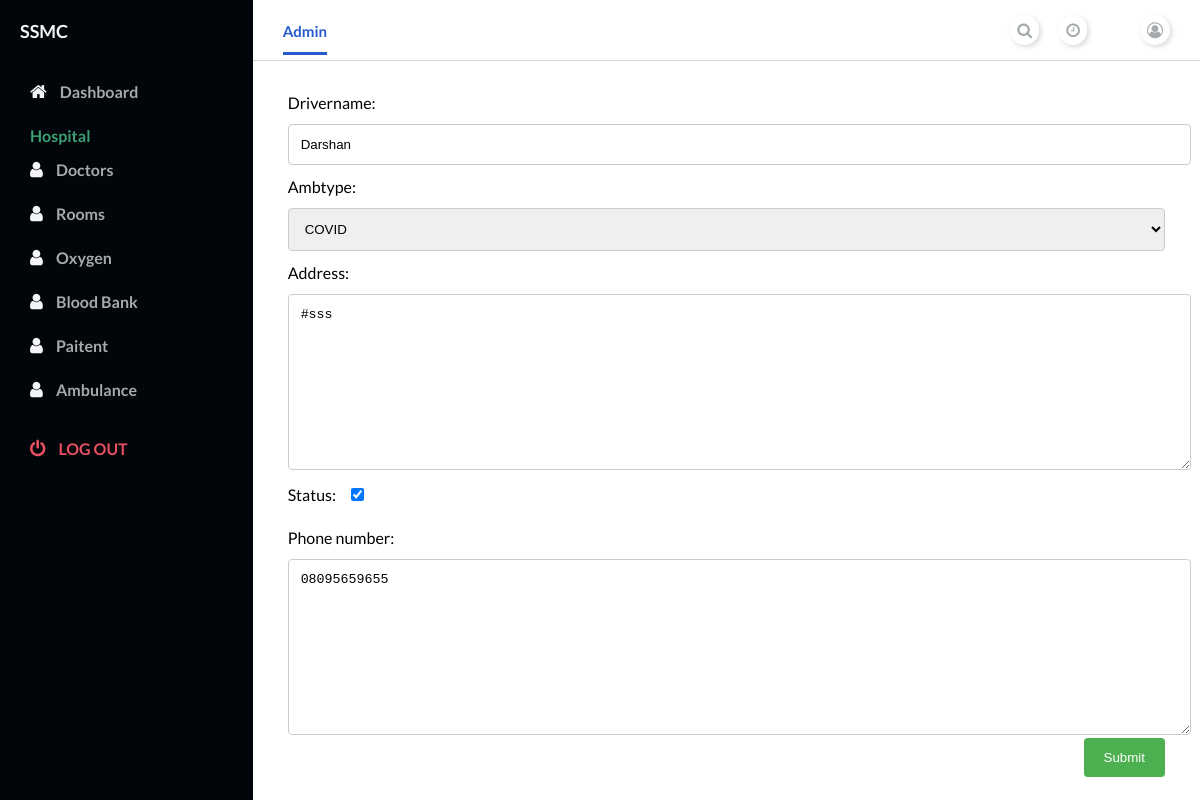
Page /hospital/dashboard/ambulance/1/ (signed in) on the committed database.
### hospital/models.py (models this page shows, shortened)
class Ambulance(models.Model):
    TYPE = (
        ('ICU','ICU'),
        ('OXYGEN','OXYGEN'),
        ('GENERAL','GENERAL'),
        ('COVID','COVID'),
        )
    ambhospital = models.ForeignKey(User, on_delete=models.CASCADE,
                               related_name='ambhospital')
    ambtype=models.CharField(blank=True,null=True,choices=TYPE,max_length=20)
    drivername=models.CharField(blank=True,null=True,max_length=50)
    address=models.TextField()
    status=models.BooleanField(default=True)
    phone_number = PhoneField(blank=True, help_text='Contact phone number')

### accounts/models.py (models this page shows, shortened)
class User(AbstractUser):
    username = None
    role = models.CharField(max_length=12, error_messages={
        'required': "Role must be provided"
    })
    gender = models.CharField(max_length=10, blank=True, null=True, default="")
    email = models.EmailField(unique=True, blank=False,
                              error_messages={
                                  'unique': "A user with that email already exists.",
                              })
    address=models.TextField(blank=True,null=True,default="")
    phone_number = PhoneField(blank=True, help_text='Contact phone number')
    pincode=models.CharField( max_length=6, default="")
    USERNAME_FIELD = "email"
    REQUIRED_FIELDS = []
    objects = UserManager()

### hospital/views.py (the view, shortened to what this page needs)
# urls.py: path('ambulance/<int:pk>/',AmbulanceEditView.as_view(), name='ambulance-edit'),
class AmbulanceEditView(UpdateView):
    model = Ambulance
    form_class = AmbulanceCreateForm
    context_object_name = 'a'
    template_name = 'hospital/ambulanceedit.html'
    @method_decorator(login_required(login_url=reverse_lazy('accounts:login')))
    @method_decorator(user_is_hospital)
    def dispatch(self, *args, **kwargs):
        self.id = kwargs['pk']
        return super(AmbulanceEditView, self).dispatch(*args, **kwargs)

### hospital/forms.py
class AmbulanceCreateForm(forms.ModelForm):
    class Meta:
        model=Ambulance
        fields=['drivername','ambtype','address','status','phone_number']

### templates/hospital/ambulanceedit.html (shortened to what this page needs)
{% extends 'hospital/home.html' %}
{% load static %}
{% block content %}
<main>
    <div class="main__container">
      <form action="{% url 'hospital:ambulance-edit'  pk=a.id %}" method="post">
{{form.as_p}}
<input type="submit" value="Submit">
</form>
    </div>
  </main>
{% endblock %}

### templates/hospital/home.html (shortened to what this page needs)
{% load static %}
<!DOCTYPE html>
<html lang="en">
<head>
    <link
      rel="stylesheet"
      href="https://stackpath.bootstrapcdn.com/font-awesome/4.7.0/css/font-awesome.min.css"
    />
    <link rel="stylesheet" href="{% static 'dashboard/style.css' %}" />
</head>
<body id="body">
    <div class="container">
    <nav class="navbar">
      <div class="navbar__left">
        <a class="active_link" href="#">Admin</a>
      </div>
      <div class="navbar__right">
        <a href="#">
          <i class="fa fa-search" aria-hidden="true"></i>
        </a>
        <a href="#">
          <i class="fa fa-clock-o" aria-hidden="true"></i>
        </a>
        <a href="#">
          <i class="fa fa-user-circle-o" aria-hidden="true"></i>
        </a>
      </div>
    </nav>
    {% block content %} {% endblock %}
      <div id="sidebar">
        <div class="sidebar__title">
          <div class="sidebar__img">
            <h1> {{ request.user.first_name }}</h1>
          </div>
        </div>
        <div class="sidebar__menu">
          <div class="sidebar__link ">
            <i class="fa fa-home"></i>
            <a href="{% url 'hospital:hospital-dashboard' %}">Dashboard</a>
          </div>
          <h2>Hospital</h2>
          <div class="sidebar__link">
            <i class="fa fa-user" aria-hidden="true"></i>
            <a href="{% url 'hospital:doctor-list' %}">Doctors</a>
          </div>
          <div class="sidebar__link">
            <i class="fa fa-user" aria-hidden="true"></i>
            <a href="{% url 'hospital:room-list' %}">Rooms</a>
          </div>
          <div class="sidebar__link">
            <i class="fa fa-user" aria-hidden="true"></i>
            <a href="{% url 'hospital:oxygen-list' %}">Oxygen</a>
          </div>
          <div class="sidebar__link">
            <i class="fa fa-user" aria-hidden="true"></i>
            <a href="{% url 'hospital:blood-list' %}">Blood Bank</a>
          </div>
          <div class="sidebar__link">
            <i class="fa fa-user" aria-hidden="true"></i>
            <a href="{% url 'hospital:paitent-list' %}">Paitent</a>
          </div>
          <div class="sidebar__link">
            <i class="fa fa-user" aria-hidden="true"></i>
            <a href="{% url 'hospital:ambulance-list' %}">Ambulance</a>
          </div>
           <div class="sidebar__logout">
            <i class="fa fa-power-off"></i>
            <a href="{% url 'accounts:logout' %}">Log out</a>
          </div>
        </div>
      </div>
    </div>
</body>
</html>

### assets/dashboard/style.css (style rules this page uses)
* { margin: 0; padding: 0; }
body { box-sizing: border-box; font-family: "Lato", sans-serif; }
.container { display: grid; height: 100vh; grid-template-columns: 0.8fr 1fr 1fr 1fr; grid-template-rows: 0.2fr 3fr; grid-template-areas: "sidebar nav nav nav" "sidebar main main main"; }
.navbar { background: #ffffff; grid-area: nav; height: 60px; display: flex; align-items: center; justify-content: space-between; padding: 0 30px 0 30px; border-bottom: 1px solid lightgray; }
.navbar__left > a { margin-right: 30px; text-decoration: none; color: #a5aaad; font-size: 15px; font-weight: 700; }
.navbar__left .active_link { color: #265acc; border-bottom: 3px solid #265acc; padding-bottom: 12px; }
.navbar__right { display: flex; justify-content: center; align-items: center; }
.navbar__right > a { margin-left: 20px; text-decoration: none; }
.navbar__right > a > i { color: #a5aaad; font-size: 16px; border-radius: 50px; background: #ffffff; box-shadow: 2px 2px 5px #d9d9d9, -2px -2px 5px #ffffff; padding: 7px; }
main { background: #ffffff; grid-area: main; overflow-y: auto; }
.main__container { padding: 20px 35px; }
#sidebar { background: #020509; grid-area: sidebar; overflow-y: auto; padding: 20px; -webkit-transition: all 0.5s; transition: all 0.5s; }
.sidebar__title { display: flex; justify-content: space-between; align-items: center; color: #f3f4f6; margin-bottom: 30px; }
.sidebar__img { display: flex; align-items: center; }
.sidebar__title > div > h1 { font-size: 18px; display: inline; }
.sidebar__menu > h2 { color: #3ea175; font-size: 16px; margin-top: 15px; margin-bottom: 5px; padding: 0 10px; font-weight: 700; }
.sidebar__link { color: #f3f4f6; padding: 10px; border-radius: 3px; margin-bottom: 5px; }
.sidebar__link > a { text-decoration: none; color: #a5aaad; font-weight: 700; }
.sidebar__link > i { margin-right: 10px; font-size: 18px; }
.sidebar__logout { margin-top: 20px; padding: 10px; color: #e65061; }
.sidebar__logout > a { text-decoration: none; color: #e65061; font-weight: 700; text-transform: uppercase; }
.sidebar__logout > i { margin-right: 10px; font-size: 18px; }

### templates/hospital/ambulanceedit.html (style rules this page uses)
input[type=text], select, textarea { width: 100%; padding: 12px; border: 1px solid #ccc; border-radius: 4px; resize: vertical; }
label { padding: 12px 12px 12px 0; display: inline-block; }
input[type=submit] { background-color: #4CAF50; color: white; padding: 12px 20px; border: none; border-radius: 4px; cursor: pointer; float: right; }

### rows in the picture
Ambulance: drivername "Darshan", ambtype "COVID", address "#sss", status "☑", phone_number "08095659655"
User: user.first_name "SSMC"
